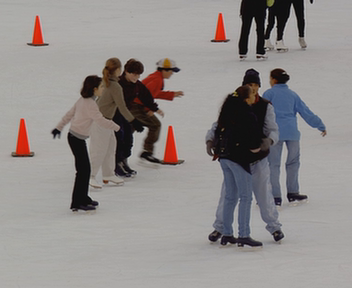
//> input picture testdata/images/001.png, 352 x 288 px
$ ./anaglyph ../testdata/images/001.png ../testdata/images/002.png   (built with g++ and OpenCV 4)
//> lines starting //> are read from the running program, lines starting //| are printed output that depends on the picture
### common/imgutils/combine.impl.hpp
//Image combination functions (template implementations)
// Andreas Unterweger, 2016-2022
//This code is licensed under the 3-Clause BSD License. See LICENSE file for details.

#include "common.hpp"

//#include "combine.hpp"

namespace imgutils
{
  template<size_t N>
  cv::Mat CombineImages(const cv::Mat (&images)[N], const CombinationMode mode, const unsigned int border_size) //Comfort version for initializer lists (no need to explicitly specify N)
  {
	  return CombineImages(N, images, mode, border_size);
  }
}

### common/imgutils/combine.hpp
//Image combination functions (header)
// Andreas Unterweger, 2016-2018
//This code is licensed under the 3-Clause BSD License. See LICENSE file for details.

#pragma once

#include <cstddef>

#include <opencv2/core.hpp>

namespace imgutils
{
  using namespace std;

  using namespace cv;

  //Position of combined images
  enum CombinationMode { Horizontal, Vertical };

  //Method to convert difference images
  enum DifferenceConversionMode
  {
    Offset, //Adds 128 to the difference, clipping values below -128 and above 127, respectively
    Absolute, //Calculates absolute differences, i.e., without a sign
    Color //Converts positive differences to red values and negative differences to blue values
  };

  //Concatenates N images (of potentially different sizes and color spaces) horizontally or vertically with black borders between them. If the images differ in size, they are border-filled to the largest width and height across all images.
  template<size_t N>
  Mat CombineImages(const Mat (&images)[N], const CombinationMode mode, const unsigned int border_size = 3);

  //Concatenates N images (of potentially different sizes and color spaces) horizontally or vertically with black borders between them. If the images differ in size, they are border-filled to the largest width and height across all images.
  Mat CombineImages(const size_t N, const Mat images[], const CombinationMode mode, const unsigned int border_size);

  //Subtracts two (unsigned) 8-bit images from one another and returns a (signed) 16-bit difference image
  Mat SubtractImages(const Mat &image1, const Mat &image2);

  //Converts a difference image (with one channel of signed 16-bit values) to illustrate it as an unsigned 8-bit image, e.g., with imshow
  Mat ConvertDifferenceImage(const Mat &difference_image, DifferenceConversionMode mode = Color);
}

#include "combine.impl.hpp"

### common/imgutils/multiwin.cpp
//Multi-window arrangements
// Andreas Unterweger, 2022
//This code is licensed under the 3-Clause BSD License. See LICENSE file for details.

#include <algorithm>
#include <numeric>
#include <stdexcept>
#include <cassert>

#include "multiwin.hpp"

namespace imgutils
{
  MultiWindow::MultiWindow(const std::vector<VisibleWindow*> &windows, const WindowAlignment alignment, const std::vector<VisibleWindow*> &hidden_windows)
   : VisibleWindow("Window group"), hidden_windows(hidden_windows), alignment(alignment)
  {
    SetWindows(windows);
  }

  MultiWindow::MultiWindow(const WindowAlignment alignment)
   : VisibleWindow("Protected window group"), alignment(alignment)
  { }

  MultiWindow::~MultiWindow()
  {
    Hide();
  }

  void MultiWindow::SetWindows(const std::vector<VisibleWindow*> &windows)
  {
    assert(windows.size() >= 1);
    for (const auto * const window : windows)
      assert(window); //Window must not be null
    this->windows = windows;
    SetPosition(position);
  }

  // [50 lines left out: functions GetSize, SetSize, not called in this run]

  void MultiWindow::SetPosition(const cv::Point &position)
  {
    VisibleWindow::SetPosition(position);
    cv::Point current_position = position;
    for (auto * const window : windows)
    {
      window->SetPosition(current_position);
      const auto window_size = window->GetSize();
      switch (alignment)
      {
        case WindowAlignment::Horizontal:
          current_position += cv::Point(window_size.width, 0);
          break;
        case WindowAlignment::Vertical:
          current_position += cv::Point(0, window_size.height);
          break;
      }
    }
  }

  // [9 lines left out: function CreateWindow, not called in this run]

  void MultiWindow::AfterCreateWindow()
  {
  }

  // [27 lines left out: functions Update, DestroyWindow, Wait, WaitMinimal, not called in this run]
}

### common/imgutils/window.cpp
//Window abstraction
// Andreas Unterweger, 2022
//This code is licensed under the 3-Clause BSD License. See LICENSE file for details.

#include <stdexcept>
#include <algorithm>

#include <opencv2/highgui.hpp>

#include "window.hpp"

namespace imgutils
{
  WindowBase::WindowBase() : size(cv::Size()), position(cv::Point()) { }

  // [4 lines left out: function GetSize, not called in this run]

  void WindowBase::SetSize(const cv::Size &size)
  {
    this->size = size;
  }

  // [4 lines left out: function GetPosition, not called in this run]

  void WindowBase::SetPosition(const cv::Point &position)
  {
    this->position = position;
  }

  VisibleWindow::VisibleWindow(const std::string &title)
    : title(title),
      shown(false)
  { }

  VisibleWindow::~VisibleWindow()
  { }

  // [44 lines left out: functions Show, Hide, IsShown, ShowInteractive, WaitMinimal, not called in this run]

  cv::Size VisibleWindow::GetTotalSize(const cv::Size &size)
  {
    const cv::Size borders = cv::Size(2 * (outer_border_size + inner_border_size), outer_border_size + title_bar_height + inner_border_size + outer_border_size); //Left and right borders, top title bar and bottom border
    return size + borders;
  }

  Window::Window(const std::string &title, const cv::Mat &content, const cv::Size &size)
    : VisibleWindow(title),
      content(content),
      always_show_enhanced(false), position_like_enhanced(false)
  {
    SetSize(size);
  }

  Window::~Window()
  {
    Hide();
  }

  // [19 lines left out: functions AddControl, RemoveControl, not called in this run]

  cv::Size Window::GetContentSize() const
  {
    const auto content_size = size == cv::Size() ? content.size() : size; //Image size (if size is set to zeros), or desired size
    return content_size;
  }

  // [7 lines left out: function GetControlHeights, not called in this run]

  cv::Size Window::GetSize() const
  {
    const auto content_size = GetContentSize();
    auto total_size = VisibleWindow::GetTotalSize(content_size);
    if (IsEnhanced() || position_like_enhanced) //Enhanced window
      total_size.height += tool_bar_height + status_bar_height; //Consider additional tool bar and status bar
    total_size.height += GetControlHeights(); //Consider heights of window controls
    return total_size;
  }

  void Window::SetSize(const cv::Size &size)
  {
    VisibleWindow::SetSize(size);
    if (shown)
    {
      auto actual_size = GetContentSize();
      if (IsEnhanced())
        actual_size.height += tool_bar_height + status_bar_height;
      actual_size.height += GetControlHeights();
      cv::resizeWindow(title, actual_size); //In enhanced windows, OpenCV uses this size for the total inner window size (including tool bars etc.), not only the content, so add everything that contributes to this size so that the content is of the specified size
    }
  }

  // [23 lines left out: functions Zoom, ZoomFully, GetPosition, not called in this run]

  void Window::SetPosition(const cv::Point &position)
  {
    VisibleWindow::SetPosition(position);
    if (shown)
    {
      const auto actual_position = GetPosition();
      cv::moveWindow(title, actual_position.x, actual_position.y);
    }
  }

  // [34 lines left out: functions SetAlwaysShowEnhanced, SetPositionLikeEnhanced, CreateWindow, AfterCreateWindow, not called in this run]

  void Window::Update(const bool first_update)
  {
    if (shown)
    {
      cv::imshow(title, content);
      if (first_update)
        Wait(10); //Wait for a short while after showing a window for the first time; if there is no waiting or if the time is much shorter, e.g., 1 ms, sometimes windows are not positioned correctly despite the position below being correct. This happens especially when windows have been hidden before //TODO: Is this a bug in the window manager or can it be fixed in another way?
    }
    SetPosition(position);
    SetSize(size);
  }

  // [22 lines left out: functions DestroyWindow, Wait, ShowOverlayText, not called in this run]

  bool Window::IsEnhanced() const
  {
    return always_show_enhanced || std::any_of(controls.begin(), controls.end(),
                                               [](const WindowControlBase * const control)
                                                 {
                                                   return control->RequiresEnhancedWindow();
                                                 });
  }

  void Window::UpdateContent(const cv::Mat &content)
  {
    this->content = content;
    Update();
  }
}

### common/imgutils/combine.cpp
//Image combination functions
// Andreas Unterweger, 2016-2022
//This code is licensed under the 3-Clause BSD License. See LICENSE file for details.

#include <algorithm>
#include <vector>

#include <opencv2/imgproc.hpp>

#include "common.hpp"
#include "combine.hpp"

namespace imgutils
{
  cv::Mat CombineImages(const size_t N, const cv::Mat images[], const CombinationMode mode, const unsigned int border_size)
  {
    assert(N > 1);
    assert(mode == CombinationMode::Horizontal || mode == CombinationMode::Vertical);
    const bool horizontal = mode == CombinationMode::Horizontal;
    assert(border_size != 0);
    bool grayscale = true; //Assume gray-scale images
    cv::Size max_size(0, 0);
    for (size_t i = 0; i < N; i++)
    {
      auto &image = images[i];
      assert(image.type() == CV_8UC1 || image.type() == CV_8UC3);
      if (grayscale && image.type() == CV_8UC3) //If at least one image uses a format which supports colors, all others will be converted later
        grayscale = false;
      max_size.width = std::max(image.cols, max_size.width); //Use the largest image dimension
      max_size.height = std::max(image.rows, max_size.height);
    }
    const cv::Mat black_bar(horizontal ? max_size.height : border_size, horizontal ? border_size : max_size.width, grayscale ? CV_8UC1 : CV_8UC3, grayscale ? cv::Scalar(0) : cv::Scalar(0, 0, 0));
    std::vector<cv::Mat> image_parts(2 * N - 1);
    for (size_t i = 0; i < N; i++)
    {
      cv::Mat current_image(images[i]);
      if (!grayscale && current_image.type() == CV_8UC1) //Image needs to be converted into a format which supports colors
      {
        cv::Mat new_image;
        cv::cvtColor(current_image, new_image, cv::COLOR_GRAY2BGR);
        current_image = new_image;
      }
      if (current_image.size() != max_size) //Image needs to be resized
      {
        cv::Mat new_image(max_size, grayscale ? CV_8UC1 : CV_8UC3, grayscale ? cv::Scalar(0) : cv::Scalar(0, 0, 0));
        current_image.copyTo(new_image(cv::Rect(cv::Point(), current_image.size()))); //Copy old image into top-left corner of new image
        current_image = new_image;
      }
      image_parts[2 * i] = current_image;
      if (i != N - 1) //No black bar after last image
        image_parts[2 * i + 1] = black_bar;
    }
    cv::Mat combined_image;
    /*constexpr auto horizontal_combination_function = static_cast<void (*)(const cv::Mat*, size_t, cv::OutputArray)>(cv::hconcat);
    constexpr auto vertical_combination_function = static_cast<void (*)(const cv::Mat*, size_t, cv::OutputArray)>(cv::vconcat);
    (horizontal ? horizontal_combination_function : vertical_combination_function)(image_parts.data(), image_parts.size(), combined_image);*/
    if (horizontal)
      cv::hconcat(image_parts.data(), image_parts.size(), combined_image);
    else
      cv::vconcat(image_parts.data(), image_parts.size(), combined_image);
    return combined_image;
  }

  // [50 lines left out: functions SubtractImages, ConvertDifferenceImage, not called in this run]
}

### fundamentals_of_stereoscopy/anaglyph.cpp
//Illustration of anaglyph images
// Andreas Unterweger, 2017-2022
//This code is licensed under the 3-Clause BSD License. See LICENSE file for details.

#include <iostream>

#include <opencv2/core.hpp>
#include <opencv2/imgcodecs.hpp>
#include <opencv2/imgproc.hpp>

#include "combine.hpp"
#include "window.hpp"
#include "multiwin.hpp"

static cv::Mat GetAnaglyphImage(const cv::Mat &left_image, const cv::Mat &right_image)
{
  assert(left_image.size() == right_image.size());
  assert(left_image.type() == CV_8UC1);
  assert(right_image.type() == CV_8UC1);

  const cv::Mat bgr_channels[3] { right_image, right_image, left_image }; //Set blue channel to right image and red channel to left image; set green channel to blue channel to not leave it empty
  cv::Mat anaglyph_image(left_image.size(), CV_8UC3);
  merge(bgr_channels, 3, anaglyph_image);
  return anaglyph_image;
}

static void ShowImages(const cv::Mat &left_image, const cv::Mat &right_image)
{
  assert(left_image.size() == right_image.size());
  constexpr auto image_window_name = "Left and right images";
  imgutils::Window image_window(image_window_name);
  constexpr auto anaglyph_window_name = "Anaglyph image";
  imgutils::Window anaglyph_window(anaglyph_window_name);
  const cv::Mat combined_image = imgutils::CombineImages({left_image, right_image}, imgutils::CombinationMode::Horizontal);
  image_window.UpdateContent(combined_image);
  const cv::Mat anaglyph_image = GetAnaglyphImage(left_image, right_image);
  anaglyph_window.UpdateContent(anaglyph_image);
  imgutils::MultiWindow all_windows({&image_window, &anaglyph_window}, imgutils::WindowAlignment::Horizontal);
  all_windows.ShowInteractive();
}

int main(const int argc, const char * const argv[])
{
  if (argc != 3)
  {
    std::cout << "Illustrates stereoscopy with anaglyph images." << std::endl;
    std::cout << "Usage: " << argv[0] << " <left image> <right image>" << std::endl;
    return 1;
  }
  const auto left_image_filename = argv[1];
  const cv::Mat left_image = cv::imread(left_image_filename, cv::IMREAD_GRAYSCALE);
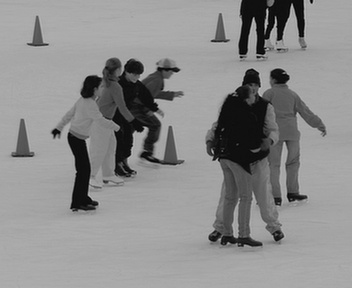
//> left_image: 288 rows x 352 cols, CV_8UC1; min 0, max 202, mean 139.1
  if (left_image.empty())
  {
    std::cerr << "Could not read left image '" << left_image_filename << "'" << std::endl;
    return 2;
  }
  const auto right_image_filename = argv[2];
  const cv::Mat right_image = cv::imread(right_image_filename, cv::IMREAD_GRAYSCALE);
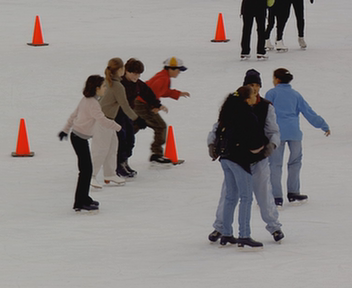
//> input picture testdata/images/002.png, 352 x 288 px
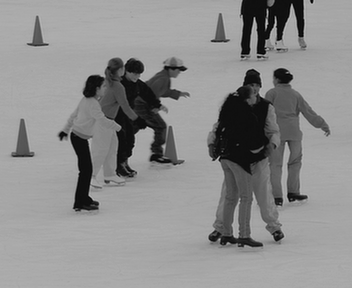
//> right_image: 288 rows x 352 cols, CV_8UC1; min 0, max 200, mean 139
  if (right_image.empty())
  {
    std::cerr << "Could not read right image '" << right_image_filename << "'" << std::endl;
    return 3;
  }
  ShowImages(left_image, right_image);
//> in CombineImages, `const bool horizontal = mode == CombinationMode::Horizontal;`: horizontal = true
//> in CombineImages, `const cv::Mat black_bar(horizontal ? max_size.height : border_size, ho..`: black_bar = 288 rows, first 8: [0, 0, 0], [0, 0, 0], [0, 0, 0], [0, 0, 0], [0, 0, 0], [0, 0, 0], [0, 0, 0], [0, 0, 0]
//> in CombineImages, `cv::hconcat(image_parts.data(), image_parts.size(), combined_image);`:
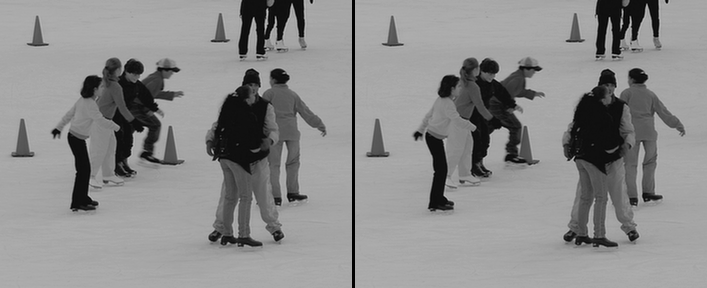
//> combined_image: 288 rows x 707 cols, CV_8UC1; min 0, max 202, mean 138.5
//> in GetAnaglyphImage, `merge(bgr_channels, 3, anaglyph_image);`:
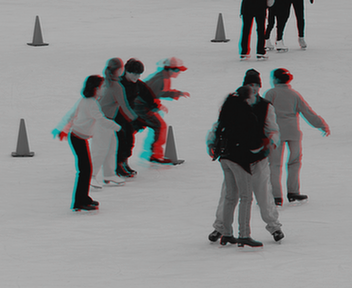
//> anaglyph_image: 288 rows x 352 cols, CV_8UC3; mean B, G, R 139, 139, 139.1
//> (the run ends here: the program needs code that is not available in this run, at `total_size.height += GetControlHeights();`)
